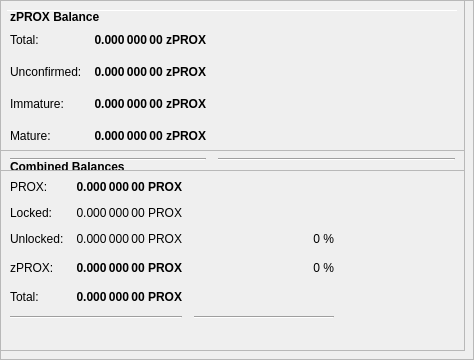
        <widget class="QFrame" name="frameObfuscation">
         <property name="minimumSize">
          <size>
           <width>0</width>
           <height>350</height>
          </size>
         </property>
         <property name="layoutDirection">
          <enum>Qt::LeftToRight</enum>
         </property>
         <property name="frameShape">
          <enum>QFrame::StyledPanel</enum>
         </property>
         <property name="frameShadow">
          <enum>QFrame::Raised</enum>
         </property>
         <widget class="QPushButton" name="runAutoDenom">
          <property name="geometry">
           <rect>
            <x>251</x>
            <y>17</y>
            <width>1</width>
            <height>1</height>
           </rect>
          </property>
          <property name="palette">
           <palette>
            <active>
             <colorrole role="WindowText">
              <brush brushstyle="SolidPattern">
               <color alpha="255">
                <red>0</red>
                <green>0</green>
                <blue>0</blue>
               </color>
              </brush>
             </colorrole>
             <colorrole role="Button">
              <brush brushstyle="SolidPattern">
               <color alpha="255">
                <red>239</red>
                <green>238</green>
                <blue>238</blue>
               </color>
              </brush>
             </colorrole>
             <colorrole role="Light">
              <brush brushstyle="SolidPattern">
               <color alpha="255">
                <red>255</red>
                <green>255</green>
                <blue>255</blue>
               </color>
              </brush>
             </colorrole>
             <colorrole role="Midlight">
              <brush brushstyle="SolidPattern">
               <color alpha="255">
                <red>247</red>
                <green>246</green>
                <blue>246</blue>
               </color>
              </brush>
             </colorrole>
             <colorrole role="Dark">
              <brush brushstyle="SolidPattern">
               <color alpha="255">
                <red>119</red>
                <green>119</green>
                <blue>119</blue>
               </color>
              </brush>
             </colorrole>
             <colorrole role="Mid">
              <brush brushstyle="SolidPattern">
               <color alpha="255">
                <red>159</red>
                <green>159</green>
                <blue>159</blue>
               </color>
              </brush>
             </colorrole>
             <colorrole role="Text">
              <brush brushstyle="SolidPattern">
               <color alpha="255">
                <red>0</red>
                <green>0</green>
                <blue>0</blue>
               </color>
              </brush>
             </colorrole>
             <colorrole role="BrightText">
              <brush brushstyle="SolidPattern">
               <color alpha="255">
                <red>255</red>
                <green>255</green>
                <blue>255</blue>
               </color>
              </brush>
             </colorrole>
             <colorrole role="ButtonText">
              <brush brushstyle="SolidPattern">
               <color alpha="255">
                <red>0</red>
                <green>0</green>
                <blue>0</blue>
               </color>
              </brush>
             </colorrole>
             <colorrole role="Base">
              <brush brushstyle="SolidPattern">
               <color alpha="255">
                <red>255</red>
                <green>255</green>
                <blue>255</blue>
               </color>
              </brush>
             </colorrole>
             <colorrole role="Window">
              <brush brushstyle="SolidPattern">
               <color alpha="255">
                <red>239</red>
                <green>238</green>
                <blue>238</blue>
               </color>
              </brush>
             </colorrole>
             <colorrole role="Shadow">
              <brush brushstyle="SolidPattern">
               <color alpha="255">
                <red>0</red>
                <green>0</green>
                <blue>0</blue>
               </color>
              </brush>
             </colorrole>
             <colorrole role="AlternateBase">
              <brush brushstyle="SolidPattern">
               <color alpha="255">
                <red>247</red>
                <green>246</green>
                <blue>246</blue>
               </color>
              </brush>
             </colorrole>
             <colorrole role="ToolTipBase">
              <brush brushstyle="SolidPattern">
               <color alpha="255">
                <red>255</red>
                <green>255</green>
                <blue>220</blue>
               </color>
              </brush>
             </colorrole>
             <colorrole role="ToolTipText">
              <brush brushstyle="SolidPattern">
               <color alpha="255">
                <red>0</red>
                <green>0</green>
                <blue>0</blue>
               </color>
              </brush>
             </colorrole>
            </active>
            <inactive>
             <colorrole role="WindowText">
              <brush brushstyle="SolidPattern">
               <color alpha="255">
                <red>0</red>
                <green>0</green>
                <blue>0</blue>
               </color>
              </brush>
             </colorrole>
             <colorrole role="Button">
              <brush brushstyle="SolidPattern">
               <color alpha="255">
                <red>239</red>
                <green>238</green>
                <blue>238</blue>
               </color>
              </brush>
             </colorrole>
             <colorrole role="Light">
              <brush brushstyle="SolidPattern">
               <color alpha="255">
                <red>255</red>
                <green>255</green>
                <blue>255</blue>
               </color>
              </brush>
             </colorrole>
             <colorrole role="Midlight">
              <brush brushstyle="SolidPattern">
               <color alpha="255">
                <red>247</red>
                <green>246</green>
                <blue>246</blue>
               </color>
              </brush>
             </colorrole>
             <colorrole role="Dark">
              <brush brushstyle="SolidPattern">
               <color alpha="255">
                <red>119</red>
                <green>119</green>
                <blue>119</blue>
               </color>
              </brush>
             </colorrole>
             <colorrole role="Mid">
              <brush brushstyle="SolidPattern">
               <color alpha="255">
                <red>159</red>
                <green>159</green>
                <blue>159</blue>
               </color>
              </brush>
             </colorrole>
             <colorrole role="Text">
              <brush brushstyle="SolidPattern">
               <color alpha="255">
                <red>0</red>
                <green>0</green>
                <blue>0</blue>
               </color>
              </brush>
             </colorrole>
             <colorrole role="BrightText">
              <brush brushstyle="SolidPattern">
               <color alpha="255">
                <red>255</red>
                <green>255</green>
                <blue>255</blue>
               </color>
              </brush>
             </colorrole>
             <colorrole role="ButtonText">
              <brush brushstyle="SolidPattern">
               <color alpha="255">
                <red>0</red>
                <green>0</green>
                <blue>0</blue>
               </color>
              </brush>
             </colorrole>
             <colorrole role="Base">
              <brush brushstyle="SolidPattern">
               <color alpha="255">
                <red>255</red>
                <green>255</green>
                <blue>255</blue>
               </color>
              </brush>
             </colorrole>
             <colorrole role="Window">
              <brush brushstyle="SolidPattern">
               <color alpha="255">
                <red>239</red>
                <green>238</green>
                <blue>238</blue>
               </color>
              </brush>
             </colorrole>
             <colorrole role="Shadow">
              <brush brushstyle="SolidPattern">
               <color alpha="255">
                <red>0</red>
                <green>0</green>
                <blue>0</blue>
               </color>
              </brush>
             </colorrole>
             <colorrole role="AlternateBase">
              <brush brushstyle="SolidPattern">
               <color alpha="255">
                <red>247</red>
                <green>246</green>
                <blue>246</blue>
               </color>
              </brush>
             </colorrole>
             <colorrole role="ToolTipBase">
              <brush brushstyle="SolidPattern">
               <color alpha="255">
                <red>255</red>
                <green>255</green>
                <blue>220</blue>
               </color>
              </brush>
             </colorrole>
             <colorrole role="ToolTipText">
              <brush brushstyle="SolidPattern">
               <color alpha="255">
                <red>0</red>
                <green>0</green>
                <blue>0</blue>
               </color>
              </brush>
             </colorrole>
            </inactive>
            <disabled>
             <colorrole role="WindowText">
              <brush brushstyle="SolidPattern">
               <color alpha="255">
                <red>119</red>
                <green>119</green>
                <blue>119</blue>
               </color>
              </brush>
             </colorrole>
             <colorrole role="Button">
              <brush brushstyle="SolidPattern">
               <color alpha="255">
                <red>239</red>
                <green>238</green>
                <blue>238</blue>
               </color>
              </brush>
             </colorrole>
             <colorrole role="Light">
              <brush brushstyle="SolidPattern">
               <color alpha="255">
                <red>255</red>
                <green>255</green>
                <blue>255</blue>
               </color>
              </brush>
             </colorrole>
             <colorrole role="Midlight">
              <brush brushstyle="SolidPattern">
               <color alpha="255">
                <red>247</red>
                <green>246</green>
                <blue>246</blue>
               </color>
              </brush>
             </colorrole>
             <colorrole role="Dark">
              <brush brushstyle="SolidPattern">
               <color alpha="255">
                <red>119</red>
                <green>119</green>
                <blue>119</blue>
               </color>
              </brush>
             </colorrole>
             <colorrole role="Mid">
              <brush brushstyle="SolidPattern">
               <color alpha="255">
                <red>159</red>
                <green>159</green>
                <blue>159</blue>
               </color>
              </brush>
             </colorrole>
             <colorrole role="Text">
              <brush brushstyle="SolidPattern">
               <color alpha="255">
                <red>119</red>
                <green>119</green>
                <blue>119</blue>
               </color>
              </brush>
             </colorrole>
             <colorrole role="BrightText">
              <brush brushstyle="SolidPattern">
               <color alpha="255">
                <red>255</red>
                <green>255</green>
                <blue>255</blue>
               </color>
              </brush>
             </colorrole>
             <colorrole role="ButtonText">
              <brush brushstyle="SolidPattern">
               <color alpha="255">
                <red>119</red>
                <green>119</green>
                <blue>119</blue>
               </color>
              </brush>
             </colorrole>
             <colorrole role="Base">
              <brush brushstyle="SolidPattern">
               <color alpha="255">
                <red>239</red>
                <green>238</green>
                <blue>238</blue>
               </color>
              </brush>
             </colorrole>
             <colorrole role="Window">
              <brush brushstyle="SolidPattern">
               <color alpha="255">
                <red>239</red>
                <green>238</green>
                <blue>238</blue>
               </color>
              </brush>
             </colorrole>
             <colorrole role="Shadow">
              <brush brushstyle="SolidPattern">
               <color alpha="255">
                <red>0</red>
                <green>0</green>
                <blue>0</blue>
               </color>
              </brush>
             </colorrole>
             <colorrole role="AlternateBase">
              <brush brushstyle="SolidPattern">
               <color alpha="255">
                <red>239</red>
                <green>238</green>
                <blue>238</blue>
               </color>
              </brush>
             </colorrole>
             <colorrole role="ToolTipBase">
              <brush brushstyle="SolidPattern">
               <color alpha="255">
                <red>255</red>
                <green>255</green>
                <blue>220</blue>
               </color>
              </brush>
             </colorrole>
             <colorrole role="ToolTipText">
              <brush brushstyle="SolidPattern">
               <color alpha="255">
                <red>0</red>
                <green>0</green>
                <blue>0</blue>
               </color>
              </brush>
             </colorrole>
            </disabled>
           </palette>
          </property>
          <property name="focusPolicy">
           <enum>Qt::NoFocus</enum>
          </property>
          <property name="autoFillBackground">
           <bool>true</bool>
          </property>
          <property name="text">
           <string/>
          </property>
          <property name="flat">
           <bool>true</bool>
          </property>
         </widget>
         <widget class="Line" name="line">
          <property name="geometry">
           <rect>
            <x>7</x>
            <y>10</y>
            <width>451</width>
            <height>1</height>
           </rect>
          </property>
          <property name="orientation">
           <enum>Qt::Horizontal</enum>
          </property>
         </widget>
         <widget class="QFrame" name="frame_3">
          <property name="geometry">
           <rect>
            <x>0</x>
            <y>150</y>
            <width>465</width>
            <height>201</height>
           </rect>
          </property>
          <property name="frameShape">
           <enum>QFrame::StyledPanel</enum>
          </property>
          <property name="frameShadow">
           <enum>QFrame::Raised</enum>
          </property>
          <layout class="QVBoxLayout" name="verticalLayout_5">
           <item>
            <layout class="QHBoxLayout" name="horizontalLayout_5" stretch="0">
             <item>
              <widget class="QLabel" name="label_5z">
               <property name="maximumSize">
                <size>
                 <width>16777215</width>
                 <height>20</height>
                </size>
               </property>
               <property name="font">
                <font>
                 <weight>75</weight>
                 <bold>true</bold>
                </font>
               </property>
               <property name="toolTip">
                <string>Combined Balances (including unconfirmed and immature coins)</string>
               </property>
               <property name="text">
                <string>&lt;html&gt;&lt;head/&gt;&lt;body&gt;&lt;p&gt;Combined Balances&lt;/p&gt;&lt;/body&gt;&lt;/html&gt;</string>
               </property>
              </widget>
             </item>
            </layout>
           </item>
           <item>
            <layout class="QGridLayout" name="gridLayout_3">
             <property name="spacing">
              <number>12</number>
             </property>
             <item row="7" column="0" colspan="2">
              <widget class="Line" name="lineSpendableBalance_3">
               <property name="orientation">
                <enum>Qt::Horizontal</enum>
               </property>
              </widget>
             </item>
             <item row="7" column="2">
              <widget class="Line" name="lineWatchBalance_3">
               <property name="sizePolicy">
                <sizepolicy hsizetype="Preferred" vsizetype="Fixed">
                 <horstretch>0</horstretch>
                 <verstretch>0</verstretch>
                </sizepolicy>
               </property>
               <property name="minimumSize">
                <size>
                 <width>140</width>
                 <height>0</height>
                </size>
               </property>
               <property name="orientation">
                <enum>Qt::Horizontal</enum>
               </property>
              </widget>
             </item>
             <item row="4" column="1">
              <widget class="QLabel" name="labelzBalancez">
               <property name="font">
                <font>
                 <weight>75</weight>
                 <bold>true</bold>
                </font>
               </property>
               <property name="cursor">
                <cursorShape>IBeamCursor</cursorShape>
               </property>
               <property name="toolTip">
                <string>Total of transactions that have yet to be confirmed, and do not yet count toward the spendable balance</string>
               </property>
               <property name="text">
                <string notr="true">0.000 000 00 PROX</string>
               </property>
               <property name="alignment">
                <set>Qt::AlignRight|Qt::AlignTrailing|Qt::AlignVCenter</set>
               </property>
               <property name="textInteractionFlags">
                <set>Qt::LinksAccessibleByMouse|Qt::TextSelectableByKeyboard|Qt::TextSelectableByMouse</set>
               </property>
              </widget>
             </item>
             <item row="6" column="1">
              <widget class="QLabel" name="labelTotalz">
               <property name="font">
                <font>
                 <weight>75</weight>
                 <bold>true</bold>
                </font>
               </property>
               <property name="cursor">
                <cursorShape>IBeamCursor</cursorShape>
               </property>
               <property name="toolTip">
                <string>Total Balance, including unconfirmed and immature coins.</string>
               </property>
               <property name="text">
                <string notr="true">0.000 000 00 PROX</string>
               </property>
               <property name="alignment">
                <set>Qt::AlignRight|Qt::AlignTrailing|Qt::AlignVCenter</set>
               </property>
               <property name="textInteractionFlags">
                <set>Qt::LinksAccessibleByMouse|Qt::TextSelectableByKeyboard|Qt::TextSelectableByMouse</set>
               </property>
              </widget>
             </item>
             <item row="4" column="3">
              <spacer name="horizontalSpacer_6">
               <property name="orientation">
                <enum>Qt::Horizontal</enum>
               </property>
               <property name="sizeHint" stdset="0">
                <size>
                 <width>40</width>
                 <height>20</height>
                </size>
               </property>
              </spacer>
             </item>
             <item row="6" column="0">
              <widget class="QLabel" name="labelTotalTextz">
               <property name="text">
                <string>Total:</string>
               </property>
              </widget>
             </item>
             <item row="1" column="0">
              <widget class="QLabel" name="labelBalanceTextz">
               <property name="text">
                <string>PROX:</string>
               </property>
              </widget>
             </item>
             <item row="1" column="1">
              <widget class="QLabel" name="labelBalancez">
               <property name="font">
                <font>
                 <weight>75</weight>
                 <bold>true</bold>
                </font>
               </property>
               <property name="cursor">
                <cursorShape>IBeamCursor</cursorShape>
               </property>
               <property name="toolTip">
                <string>Your current spendable balance</string>
               </property>
               <property name="text">
                <string notr="true">0.000 000 00 PROX</string>
               </property>
               <property name="alignment">
                <set>Qt::AlignRight|Qt::AlignTrailing|Qt::AlignVCenter</set>
               </property>
               <property name="textInteractionFlags">
                <set>Qt::LinksAccessibleByMouse|Qt::TextSelectableByKeyboard|Qt::TextSelectableByMouse</set>
               </property>
              </widget>
             </item>
             <item row="4" column="0">
              <widget class="QLabel" name="labelzBalanceTextz">
               <property name="toolTip">
                <string/>
               </property>
               <property name="text">
                <string>zPROX:</string>
               </property>
              </widget>
             </item>
             <item row="4" column="2">
              <widget class="QLabel" name="labelzPROXPercent">
               <property name="toolTip">
                <string>Current percentage of zPROX.
If AutoMint is enabled this percentage will settle around the configured AutoMint percentage (default = 10%)</string>
               </property>
               <property name="text">
                <string>0 %</string>
               </property>
               <property name="alignment">
                <set>Qt::AlignRight|Qt::AlignTrailing|Qt::AlignVCenter</set>
               </property>
              </widget>
             </item>
             <item row="6" column="2">
              <widget class="QLabel" name="label100Percent">
               <property name="text">
                <string/>
               </property>
               <property name="alignment">
                <set>Qt::AlignRight|Qt::AlignTrailing|Qt::AlignVCenter</set>
               </property>
              </widget>
             </item>
             <item row="2" column="1">
              <widget class="QLabel" name="labelLockedBalance">
               <property name="toolTip">
                <string>Locked PROX or Masternode collaterals. These are excluded from zPROX minting.</string>
               </property>
               <property name="text">
                <string>0.000 000 00 PROX</string>
               </property>
               <property name="alignment">
                <set>Qt::AlignRight|Qt::AlignTrailing|Qt::AlignVCenter</set>
               </property>
              </widget>
             </item>
             <item row="2" column="0">
              <widget class="QLabel" name="labelLockedBalanceText">
               <property name="toolTip">
                <string>Locked PROX or Masternode collaterals. These are excluded from zPROX minting.</string>
               </property>
               <property name="text">
                <string>Locked:</string>
               </property>
              </widget>
             </item>
             <item row="3" column="0">
              <widget class="QLabel" name="labelUnLockedBalanceText">
               <property name="toolTip">
                <string>Unlocked PROXs. These can be used for zPROX minting.</string>
               </property>
               <property name="text">
                <string>Unlocked:</string>
               </property>
              </widget>
             </item>
             <item row="3" column="1">
              <widget class="QLabel" name="labelUnLockedBalance">
               <property name="toolTip">
                <string>Unlocked PROXs. These can be used for zPROX minting.</string>
               </property>
               <property name="text">
                <string>0.000 000 00 PROX</string>
               </property>
               <property name="alignment">
                <set>Qt::AlignRight|Qt::AlignTrailing|Qt::AlignVCenter</set>
               </property>
              </widget>
             </item>
             <item row="3" column="2">
              <widget class="QLabel" name="labelPROXPercent">
               <property name="text">
                <string>0 %</string>
               </property>
               <property name="alignment">
                <set>Qt::AlignRight|Qt::AlignTrailing|Qt::AlignVCenter</set>
               </property>
              </widget>
             </item>
            </layout>
           </item>
           <item>
            <spacer name="verticalSpacer">
             <property name="orientation">
              <enum>Qt::Vertical</enum>
             </property>
             <property name="sizeHint" stdset="0">
              <size>
               <width>20</width>
               <height>40</height>
              </size>
             </property>
            </spacer>
           </item>
          </layout>
         </widget>
         <widget class="QFrame" name="frame_4">
          <property name="geometry">
           <rect>
            <x>0</x>
            <y>0</y>
            <width>465</width>
            <height>171</height>
           </rect>
          </property>
          <property name="frameShape">
           <enum>QFrame::StyledPanel</enum>
          </property>
          <property name="frameShadow">
           <enum>QFrame::Raised</enum>
          </property>
          <layout class="QVBoxLayout" name="verticalLayout_7">
           <item>
            <layout class="QHBoxLayout" name="horizontalLayout_8" stretch="0">
             <item>
              <widget class="QLabel" name="label_5z_3">
               <property name="maximumSize">
                <size>
                 <width>16777215</width>
                 <height>20</height>
                </size>
               </property>
               <property name="font">
                <font>
                 <weight>75</weight>
                 <bold>true</bold>
                </font>
               </property>
               <property name="text">
                <string>zPROX Balance</string>
               </property>
              </widget>
             </item>
            </layout>
           </item>
           <item>
            <layout class="QGridLayout" name="gridLayout_5">
             <property name="spacing">
              <number>12</number>
             </property>
             <item row="4" column="0">
              <widget class="QLabel" name="labelzBalanceMatureText">
               <property name="toolTip">
                <string>Mature: more than 20 confirmation and more than 1 mints of the same denomination after it was minted.
These zPROX are spendable.</string>
               </property>
               <property name="text">
                <string>Mature:</string>
               </property>
              </widget>
             </item>
             <item row="5" column="0" colspan="2">
              <widget class="Line" name="lineSpendableBalance_5">
               <property name="orientation">
                <enum>Qt::Horizontal</enum>
               </property>
              </widget>
             </item>
             <item row="1" column="1">
              <widget class="QLabel" name="labelzBalance">
               <property name="font">
                <font>
                 <weight>75</weight>
                 <bold>true</bold>
                </font>
               </property>
               <property name="cursor">
                <cursorShape>IBeamCursor</cursorShape>
               </property>
               <property name="toolTip">
                <string>All available zPROX, unconfirmed and immature zPROX included.</string>
               </property>
               <property name="text">
                <string notr="true">0.000 000 00 zPROX</string>
               </property>
               <property name="alignment">
                <set>Qt::AlignRight|Qt::AlignTrailing|Qt::AlignVCenter</set>
               </property>
               <property name="textInteractionFlags">
                <set>Qt::LinksAccessibleByMouse|Qt::TextSelectableByKeyboard|Qt::TextSelectableByMouse</set>
               </property>
              </widget>
             </item>
             <item row="5" column="2">
              <widget class="Line" name="lineWatchBalance_5">
               <property name="sizePolicy">
                <sizepolicy hsizetype="Preferred" vsizetype="Fixed">
                 <horstretch>0</horstretch>
                 <verstretch>0</verstretch>
                </sizepolicy>
               </property>
               <property name="minimumSize">
                <size>
                 <width>140</width>
                 <height>0</height>
                </size>
               </property>
               <property name="orientation">
                <enum>Qt::Horizontal</enum>
               </property>
              </widget>
             </item>
             <item row="1" column="0">
              <widget class="QLabel" name="labelzBalanceText">
               <property name="toolTip">
                <string>All available zPROX, unconfirmed and immature zPROX included.</string>
               </property>
               <property name="text">
                <string>Total:</string>
               </property>
              </widget>
             </item>
             <item row="1" column="2">
              <spacer name="horizontalSpacer_8">
               <property name="orientation">
                <enum>Qt::Horizontal</enum>
               </property>
               <property name="sizeHint" stdset="0">
                <size>
                 <width>40</width>
                 <height>20</height>
                </size>
               </property>
              </spacer>
             </item>
             <item row="4" column="2">
              <spacer name="horizontalSpacer_4">
               <property name="orientation">
                <enum>Qt::Horizontal</enum>
               </property>
               <property name="sizeHint" stdset="0">
                <size>
                 <width>40</width>
                 <height>20</height>
                </size>
               </property>
              </spacer>
             </item>
             <item row="4" column="1">
              <widget class="QLabel" name="labelzBalanceMature">
               <property name="font">
                <font>
                 <weight>75</weight>
                 <bold>true</bold>
                </font>
               </property>
               <property name="toolTip">
                <string>Mature: more than 20 confirmation and more than 1 mints of the same denomination after it was minted.
These zPROX are spendable.</string>
               </property>
               <property name="text">
                <string>0.000 000 00 zPROX</string>
               </property>
               <property name="alignment">
                <set>Qt::AlignRight|Qt::AlignTrailing|Qt::AlignVCenter</set>
               </property>
              </widget>
             </item>
             <item row="2" column="0">
              <widget class="QLabel" name="labelzBalanceUnconfirmedText">
               <property name="toolTip">
                <string>Unconfirmed: less than 20 confirmations
Immature: confirmed, but less than 1 mints of the same denomination after it was minted</string>
               </property>
               <property name="text">
                <string>Unconfirmed:</string>
               </property>
              </widget>
             </item>
             <item row="2" column="1">
              <widget class="QLabel" name="labelzBalanceUnconfirmed">
               <property name="font">
                <font>
                 <weight>75</weight>
                 <bold>true</bold>
                </font>
               </property>
               <property name="toolTip">
                <string>Unconfirmed: less than 20 confirmations
Immature: confirmed, but less than 1 mints of the same denomination after it was minted</string>
               </property>
               <property name="text">
                <string>0.000 000 00 zPROX</string>
               </property>
               <property name="alignment">
                <set>Qt::AlignRight|Qt::AlignTrailing|Qt::AlignVCenter</set>
               </property>
              </widget>
             </item>
             <item row="2" column="2">
              <spacer name="horizontalSpacer_5">
               <property name="orientation">
                <enum>Qt::Horizontal</enum>
               </property>
               <property name="sizeHint" stdset="0">
                <size>
                 <width>40</width>
                 <height>20</height>
                </size>
               </property>
              </spacer>
             </item>
             <item row="3" column="0">
              <widget class="QLabel" name="labelzBalanceImmatureText">
               <property name="toolTip">
                <string>Unconfirmed: less than 20 confirmations
Immature: confirmed, but less than 1 mints of the same denomination after it was minted</string>
               </property>
               <property name="text">
                <string>Immature:</string>
               </property>
              </widget>
             </item>
             <item row="3" column="1">
              <widget class="QLabel" name="labelzBalanceImmature">
               <property name="font">
                <font>
                 <weight>75</weight>
                 <bold>true</bold>
                </font>
               </property>
               <property name="toolTip">
                <string>Unconfirmed: less than 20 confirmations
Immature: confirmed, but less than 1 mints of the same denomination after it was minted</string>
               </property>
               <property name="text">
                <string>0.000 000 00 zPROX</string>
               </property>
               <property name="alignment">
                <set>Qt::AlignRight|Qt::AlignTrailing|Qt::AlignVCenter</set>
               </property>
              </widget>
             </item>
             <item row="3" column="2">
              <spacer name="horizontalSpacer_7">
               <property name="orientation">
                <enum>Qt::Horizontal</enum>
               </property>
               <property name="sizeHint" stdset="0">
                <size>
                 <width>40</width>
                 <height>20</height>
                </size>
               </property>
              </spacer>
             </item>
            </layout>
           </item>
          </layout>
         </widget>
        </widget>
